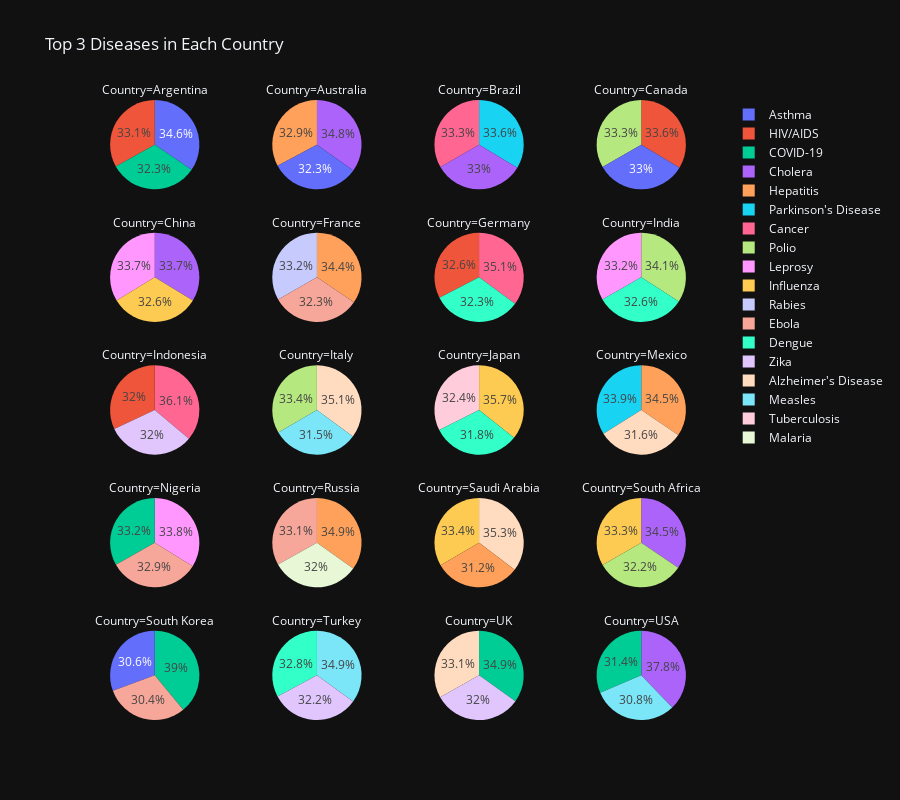

This figure's notebook cell:
### Markdown cell above
## Top 3 diseases in each country

### Code cell
df_counts = df_24.groupby(['Country', 'Disease Name','Disease Category' ,'Country label']).size().reset_index(name='Count')

def get_top_3_diseases(df, colname):
    top_3_diseases = []
    countries = df[colname].unique()

    for country in countries:
        df_country = df[df[colname] == country]
        top_3 = df_country.sort_values(by='Count', ascending=False).drop_duplicates(subset=['Disease Name']).head(3)
        top_3_diseases.append(top_3)

    return pd.concat(top_3_diseases).reset_index(drop=True)



top_diseases_df = get_top_3_diseases(df_counts, "Country")
fig_pie = px.pie(top_diseases_df, values='Count', names='Disease Name',
                 title='Top 3 Diseases in Each Country', facet_col='Country', facet_col_wrap=4, height=800)
fig_pie.show()

### Figure 1 — Plotly figure (JSON) as saved in the notebook; plotly's stock layout.template omitted (floating-point values rounded to 4 significant figures)
{"data": [{"domain": {"x": [0, 0.235], "y": [0.856, 1]}, "hovertemplate": "Country=Argentina<br>Disease Name=%{label}<br>Count=%{value}<extra></extra>", "labels": ["Asthma", "HIV/AIDS", "COVID-19"], "legendgroup": "", "name": "", "showlegend": true, "type": "pie", "values": [122, 117, 114]}, {"domain": {"x": [0.255, 0.49], "y": [0.856, 1]}, "hovertemplate": "Country=Australia<br>Disease Name=%{label}<br>Count=%{value}<extra></extra>", "labels": ["Cholera", "Hepatitis", "Asthma"], "legendgroup": "", "name": "", "showlegend": true, "type": "pie", "values": [126, 119, 117]}, {"domain": {"x": [0.51, 0.745], "y": [0.856, 1]}, "hovertemplate": "Country=Brazil<br>Disease Name=%{label}<br>Count=%{value}<extra></extra>", "labels": ["Parkinson's Disease", "Cancer", "Cholera"], "legendgroup": "", "name": "", "showlegend": true, "type": "pie", "values": [114, 113, 112]}, {"domain": {"x": [0.765, 1.0], "y": [0.856, 1]}, "hovertemplate": "Country=Canada<br>Disease Name=%{label}<br>Count=%{value}<extra></extra>", "labels": ["HIV/AIDS", "Polio", "Asthma"], "legendgroup": "", "name": "", "showlegend": true, "type": "pie", "values": [110, 109, 108]}, {"domain": {"x": [0, 0.235], "y": [0.642, 0.786]}, "hovertemplate": "Country=China<br>Disease Name=%{label}<br>Count=%{value}<extra></extra>", "labels": ["Cholera", "Leprosy", "Influenza"], "legendgroup": "", "name": "", "showlegend": true, "type": "pie", "values": [120, 120, 116]}, {"domain": {"x": [0.255, 0.49], "y": [0.642, 0.786]}, "hovertemplate": "Country=France<br>Disease Name=%{label}<br>Count=%{value}<extra></extra>", "labels": ["Hepatitis", "Rabies", "Ebola"], "legendgroup": "", "name": "", "showlegend": true, "type": "pie", "values": [114, 110, 107]}, {"domain": {"x": [0.51, 0.745], "y": [0.642, 0.786]}, "hovertemplate": "Country=Germany<br>Disease Name=%{label}<br>Count=%{value}<extra></extra>", "labels": ["Cancer", "HIV/AIDS", "Dengue"], "legendgroup": "", "name": "", "showlegend": true, "type": "pie", "values": [127, 118, 117]}, {"domain": {"x": [0.765, 1.0], "y": [0.642, 0.786]}, "hovertemplate": "Country=India<br>Disease Name=%{label}<br>Count=%{value}<extra></extra>", "labels": ["Polio", "Leprosy", "Dengue"], "legendgroup": "", "name": "", "showlegend": true, "type": "pie", "values": [116, 113, 111]}, {"domain": {"x": [0, 0.235], "y": [0.428, 0.572]}, "hovertemplate": "Country=Indonesia<br>Disease Name=%{label}<br>Count=%{value}<extra></extra>", "labels": ["Cancer", "HIV/AIDS", "Zika"], "legendgroup": "", "name": "", "showlegend": true, "type": "pie", "values": [122, 108, 108]}, {"domain": {"x": [0.255, 0.49], "y": [0.428, 0.572]}, "hovertemplate": "Country=Italy<br>Disease Name=%{label}<br>Count=%{value}<extra></extra>", "labels": ["Alzheimer's Disease", "Polio", "Measles"], "legendgroup": "", "name": "", "showlegend": true, "type": "pie", "values": [125, 119, 112]}, {"domain": {"x": [0.51, 0.745], "y": [0.428, 0.572]}, "hovertemplate": "Country=Japan<br>Disease Name=%{label}<br>Count=%{value}<extra></extra>", "labels": ["Influenza", "Tuberculosis", "Dengue"], "legendgroup": "", "name": "", "showlegend": true, "type": "pie", "values": [120, 109, 107]}, {"domain": {"x": [0.765, 1.0], "y": [0.428, 0.572]}, "hovertemplate": "Country=Mexico<br>Disease Name=%{label}<br>Count=%{value}<extra></extra>", "labels": ["Hepatitis", "Parkinson's Disease", "Alzheimer's Disease"], "legendgroup": "", "name": "", "showlegend": true, "type": "pie", "values": [122, 120, 112]}, {"domain": {"x": [0, 0.235], "y": [0.214, 0.358]}, "hovertemplate": "Country=Nigeria<br>Disease Name=%{label}<br>Count=%{value}<extra></extra>", "labels": ["Leprosy", "COVID-19", "Ebola"], "legendgroup": "", "name": "", "showlegend": true, "type": "pie", "values": [116, 114, 113]}, {"domain": {"x": [0.255, 0.49], "y": [0.214, 0.358]}, "hovertemplate": "Country=Russia<br>Disease Name=%{label}<br>Count=%{value}<extra></extra>", "labels": ["Hepatitis", "Ebola", "Malaria"], "legendgroup": "", "name": "", "showlegend": true, "type": "pie", "values": [121, 115, 111]}, {"domain": {"x": [0.51, 0.745], "y": [0.214, 0.358]}, "hovertemplate": "Country=Saudi Arabia<br>Disease Name=%{label}<br>Count=%{value}<extra></extra>", "labels": ["Alzheimer's Disease", "Influenza", "Hepatitis"], "legendgroup": "", "name": "", "showlegend": true, "type": "pie", "values": [129, 122, 114]}, {"domain": {"x": [0.765, 1.0], "y": [0.214, 0.358]}, "hovertemplate": "Country=South Africa<br>Disease Name=%{label}<br>Count=%{value}<extra></extra>", "labels": ["Cholera", "Influenza", "Polio"], "legendgroup": "", "name": "", "showlegend": true, "type": "pie", "values": [120, 116, 112]}, {"domain": {"x": [0, 0.235], "y": [0, 0.144]}, "hovertemplate": "Country=South Korea<br>Disease Name=%{label}<br>Count=%{value}<extra></extra>", "labels": ["COVID-19", "Asthma", "Ebola"], "legendgroup": "", "name": "", "showlegend": true, "type": "pie", "values": [140, 110, 109]}, {"domain": {"x": [0.255, 0.49], "y": [0, 0.144]}, "hovertemplate": "Country=Turkey<br>Disease Name=%{label}<br>Count=%{value}<extra></extra>", "labels": ["Measles", "Dengue", "Zika"], "legendgroup": "", "name": "", "showlegend": true, "type": "pie", "values": [116, 109, 107]}, {"domain": {"x": [0.51, 0.745], "y": [0, 0.144]}, "hovertemplate": "Country=UK<br>Disease Name=%{label}<br>Count=%{value}<extra></extra>", "labels": ["COVID-19", "Alzheimer's Disease", "Zika"], "legendgroup": "", "name": "", "showlegend": true, "type": "pie", "values": [121, 115, 111]}, {"domain": {"x": [0.765, 1.0], "y": [0, 0.144]}, "hovertemplate": "Country=USA<br>Disease Name=%{label}<br>Count=%{value}<extra></extra>", "labels": ["Cholera", "COVID-19", "Measles"], "legendgroup": "", "name": "", "showlegend": true, "type": "pie", "values": [130, 108, 106]}], "layout": {"annotations": [{"font": {}, "showarrow": false, "text": "Country=South Korea", "x": 0.1175, "xanchor": "center", "xref": "paper", "y": 0.144, "yanchor": "bottom", "yref": "paper"}, {"font": {}, "showarrow": false, "text": "Country=Turkey", "x": 0.3725, "xanchor": "center", "xref": "paper", "y": 0.144, "yanchor": "bottom", "yref": "paper"}, {"font": {}, "showarrow": false, "text": "Country=UK", "x": 0.6275, "xanchor": "center", "xref": "paper", "y": 0.144, "yanchor": "bottom", "yref": "paper"}, {"font": {}, "showarrow": false, "text": "Country=USA", "x": 0.8825, "xanchor": "center", "xref": "paper", "y": 0.144, "yanchor": "bottom", "yref": "paper"}, {"font": {}, "showarrow": false, "text": "Country=Nigeria", "x": 0.1175, "xanchor": "center", "xref": "paper", "y": 0.358, "yanchor": "bottom", "yref": "paper"}, {"font": {}, "showarrow": false, "text": "Country=Russia", "x": 0.3725, "xanchor": "center", "xref": "paper", "y": 0.358, "yanchor": "bottom", "yref": "paper"}, {"font": {}, "showarrow": false, "text": "Country=Saudi Arabia", "x": 0.6275, "xanchor": "center", "xref": "paper", "y": 0.358, "yanchor": "bottom", "yref": "paper"}, {"font": {}, "showarrow": false, "text": "Country=South Africa", "x": 0.8825, "xanchor": "center", "xref": "paper", "y": 0.358, "yanchor": "bottom", "yref": "paper"}, {"font": {}, "showarrow": false, "text": "Country=Indonesia", "x": 0.1175, "xanchor": "center", "xref": "paper", "y": 0.572, "yanchor": "bottom", "yref": "paper"}, {"font": {}, "showarrow": false, "text": "Country=Italy", "x": 0.3725, "xanchor": "center", "xref": "paper", "y": 0.572, "yanchor": "bottom", "yref": "paper"}, {"font": {}, "showarrow": false, "text": "Country=Japan", "x": 0.6275, "xanchor": "center", "xref": "paper", "y": 0.572, "yanchor": "bottom", "yref": "paper"}, {"font": {}, "showarrow": false, "text": "Country=Mexico", "x": 0.8825, "xanchor": "center", "xref": "paper", "y": 0.572, "yanchor": "bottom", "yref": "paper"}, {"font": {}, "showarrow": false, "text": "Country=China", "x": 0.1175, "xanchor": "center", "xref": "paper", "y": 0.786, "yanchor": "bottom", "yref": "paper"}, {"font": {}, "showarrow": false, "text": "Country=France", "x": 0.3725, "xanchor": "center", "xref": "paper", "y": 0.786, "yanchor": "bottom", "yref": "paper"}, {"font": {}, "showarrow": false, "text": "Country=Germany", "x": 0.6275, "xanchor": "center", "xref": "paper", "y": 0.786, "yanchor": "bottom", "yref": "paper"}, {"font": {}, "showarrow": false, "text": "Country=India", "x": 0.8825, "xanchor": "center", "xref": "paper", "y": 0.786, "yanchor": "bottom", "yref": "paper"}, {"font": {}, "showarrow": false, "text": "Country=Argentina", "x": 0.1175, "xanchor": "center", "xref": "paper", "y": 1, "yanchor": "bottom", "yref": "paper"}, {"font": {}, "showarrow": false, "text": "Country=Australia", "x": 0.3725, "xanchor": "center", "xref": "paper", "y": 1, "yanchor": "bottom", "yref": "paper"}, {"font": {}, "showarrow": false, "text": "Country=Brazil", "x": 0.6275, "xanchor": "center", "xref": "paper", "y": 1, "yanchor": "bottom", "yref": "paper"}, {"font": {}, "showarrow": false, "text": "Country=Canada", "x": 0.8825, "xanchor": "center", "xref": "paper", "y": 1, "yanchor": "bottom", "yref": "paper"}], "height": 800, "legend": {"tracegroupgap": 0}, "title": {"text": "Top 3 Diseases in Each Country"}}}
